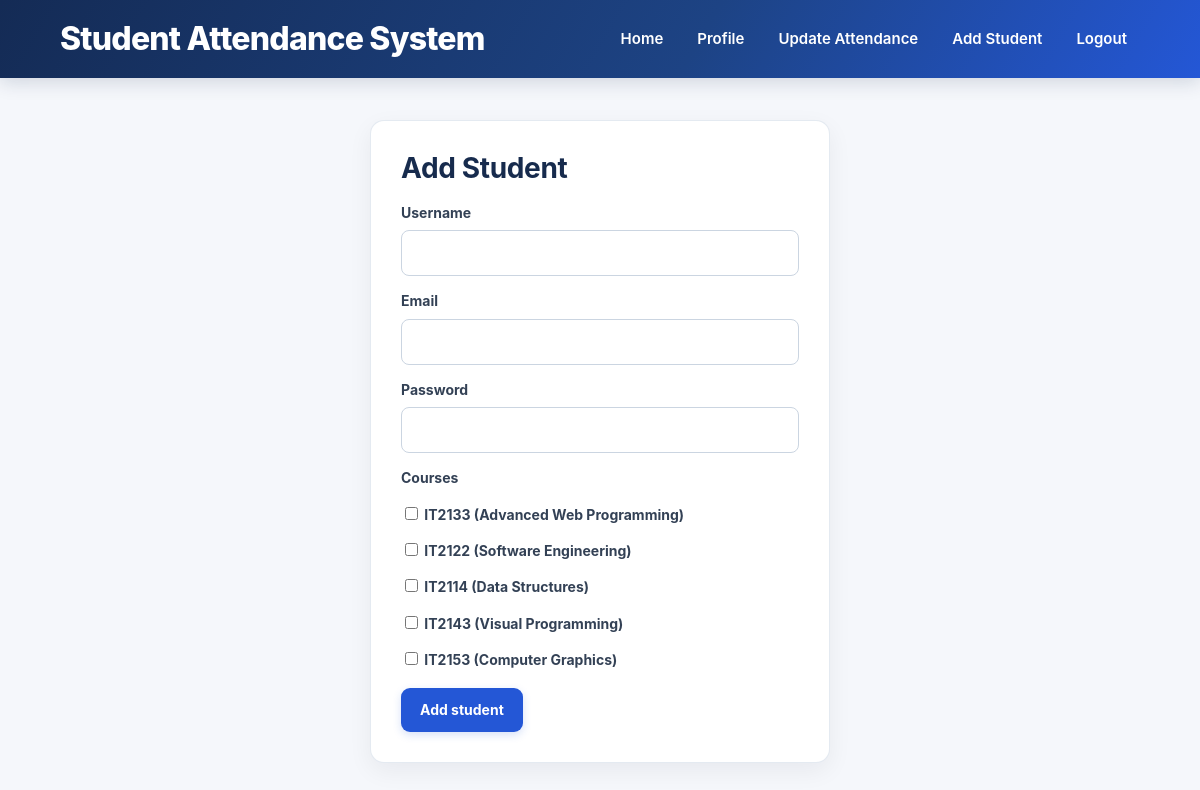
/admin_add_student.php (signed in), run on the app's committed database.
### tables this page shows
CREATE TABLE `courses` (
  `course_id` int(11) NOT NULL,
  `course_code` varchar(20) NOT NULL,
  `course_name` varchar(150) NOT NULL,
  `lecturer_id` int(11) DEFAULT NULL
);

### admin_add_student.php (the view, shortened to what this page needs)
<?php
include 'db.php';
$courses = $pdo->query("SELECT * FROM courses")->fetchAll();
include 'header.php';
?>
<div class="card narrow">
  <h2>Add Student</h2>
  <form method="post">
    <label>Username</label>
    <input type="text" name="username" required>
    <label>Email</label>
    <input type="email" name="email" required>
    <label>Password</label>
    <input type="password" name="password" required>
    <label>Courses</label>
    <?php foreach ($courses as $c) { ?>
      <label><input type="checkbox" name="courses[]" value="<?php echo $c['course_id']; ?>">
        <?php echo $c['course_code']; echo " (".$c['course_name'].")"; ?></label>
    <?php } ?>
    <button class="btn" name="add">Add student</button>
  </form>
</div>
<?php include 'footer.php'; ?>

### style.css (style rules this page uses)
:root { --color-primary: #2457d6; --color-primary-dark: #1945b5; --color-primary-soft: #edf2ff; --color-text: #172033; --color-muted: #64748b; --color-border: #e2e8f0; --color-surface: #ffffff; --color-background: #f5f7fb; --color-success: #15803d; --color-danger: #b42318; --radius-sm: 8px; --radius-md: 14px; --radius-lg: 20px; --shadow-card: 0 8px 24px rgba(15, 23, 42, 0.06); --shadow-hover: 0 14px 32px rgba(15, 23, 42, 0.10); }
*, *::before, *::after { box-sizing: border-box; }
html { scroll-behavior: smooth; }
body { margin: 0; min-height: 100vh; font-family: Inter, "Segoe UI", Roboto, Arial, sans-serif; background: var(--color-background); color: var(--color-text); font-size: 15px; line-height: 1.6; -webkit-font-smoothing: antialiased; }
.card { margin-bottom: 22px; padding: clamp(20px, 3vw, 30px); border: 1px solid rgba(226, 232, 240, 0.9); border-radius: var(--radius-md); background: var(--color-surface); box-shadow: var(--shadow-card); transition: box-shadow 180ms ease, transform 180ms ease; }
.narrow { width: 100%; max-width: 460px; margin: 42px auto; }
h1, h2, h3 { margin: 0 0 16px; color: #172b4d; line-height: 1.25; letter-spacing: -0.35px; }
h2 { font-size: clamp(22px, 3vw, 28px); }
label { display: block; margin: 14px 0 6px; color: #334155; font-size: 14px; font-weight: 650; }
input, select, textarea { width: 100%; min-height: 44px; padding: 10px 13px; border: 1px solid #cbd5e1; border-radius: var(--radius-sm); outline: none; background: #fff; color: var(--color-text); font: inherit; transition: border-color 160ms ease, box-shadow 160ms ease; }
input::placeholder, textarea::placeholder { color: #94a3b8; }
input[type="checkbox"], input[type="radio"] { width: auto; min-height: auto; accent-color: var(--color-primary); }
form:not(.inline) input[type="text"], form:not(.inline) input[type="password"], form:not(.inline) input[type="email"] { width: 100%; }
.btn { display: inline-flex; align-items: center; justify-content: center; gap: 8px; min-height: 42px; margin-top: 10px; padding: 10px 18px; border: 1px solid transparent; border-radius: 9px; background: var(--color-primary); color: #fff; font: inherit; font-size: 14px; font-weight: 650; text-align: center; text-decoration: none; cursor: pointer; box-shadow: 0 3px 8px rgba(36, 87, 214, 0.18); transition: background 160ms ease, box-shadow 160ms ease, transform 160ms ease; }

### data on the page
courses: course_code "IT2133", course_name "Advanced Web Programming"
courses: course_code "IT2122", course_name "Software Engineering"
courses: course_code "IT2114", course_name "Data Structures"
courses: course_code "IT2143", course_name "Visual Programming"
courses: course_code "IT2153", course_name "Computer Graphics"
